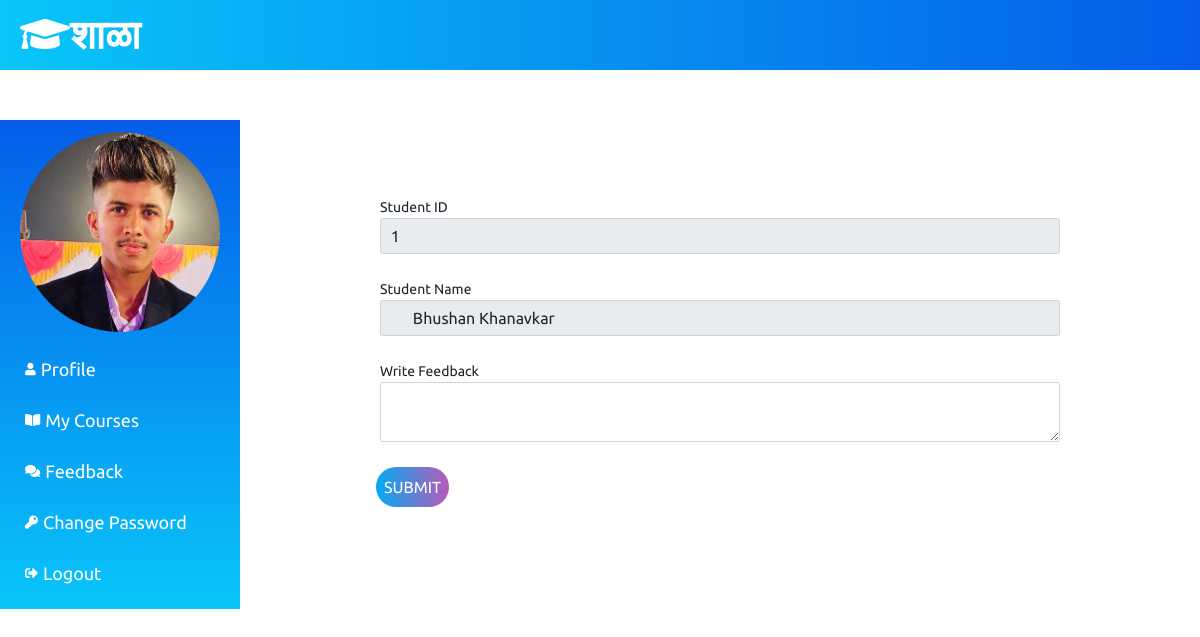
Page /Student/stuFeedback.php (signed in) on the committed database.
### tables this page shows
CREATE TABLE `student` (
  `stu_id` int(11) NOT NULL,
  `stu_name` varchar(255) NOT NULL,
  `stu_email` varchar(255) NOT NULL,
  `stu_pass` varchar(255) NOT NULL,
  `stu_occ` varchar(255) NOT NULL,
  `stu_img` text NOT NULL
);

### Student/stuFeedback.php (the view, shortened to what this page needs)
<?php
include('./Include/header.php');
include_once('../dbConnection.php');
 if(isset($_SESSION['is_login'])){
  $stuEmail = $_SESSION['stuLogEmail'];
 } else {
  echo "<script> location.href='../index.php'; </script>";
 }
 $sql = "SELECT * FROM student WHERE stu_email='$stuEmail'";
 $result = $conn->query($sql);
 if($result->num_rows == 1){
 $row = $result->fetch_assoc();
 $stuId = $row["stu_id"];
 $stuName = $row["stu_name"];
}
?>
<div class="stuContent">
    <div class="formContent">
      <form class="mx-5" method="POST" enctype="multipart/form-data">
       <div class="form-group">
        <label for="stuId">Student ID</label>
        <input type="text" class="form-control" id="stuId" name="stuId" value=" <?php if(isset($stuId)) {echo $stuId;} ?>" readonly>
       </div>
       <div class="form-group">
        <label for="stuName">Student Name</label>
        <input type="text" class="form-control" id="stu_name" name="stuId" value=" <?php if(isset($stuName)) {echo $stuName;} ?>" readonly>
       </div>
       <div class="form-group">
        <label for="course_desc">Write Feedback</label>
        <textarea class="form-control" id="f_content" name="f_content" row=2></textarea>
       </div>
       <button type="submit" class="signinbutton" name="submitFeedbackBtn">Submit</button>
      </form>
     </div>
</div>
</div>
<?php
include('./Include/footer.php');
?>

### Student/Include/header.php (shortened to what this page needs)
<?php
include_once('../dbConnection.php');
 if(isset($_SESSION['is_login'])){
  $stuLogEmail = $_SESSION['stuLogEmail'];
 }
 if(isset($stuLogEmail)){
  $sql = "SELECT stu_img FROM student WHERE stu_email = '$stuLogEmail'";
  $result = $conn->query($sql);
  $row = $result->fetch_assoc();
  $stu_img = $row['stu_img'];
 }
?>
<!DOCTYPE html>
<html lang="en">
<head>
        <link rel="stylesheet" href="stustyle.css">
        <link rel="stylesheet" href="https://cdn.jsdelivr.net/npm/@fortawesome/fontawesome-free@5.15.5/cssfontawesomemincss">
        <link rel="stylesheet" href="../css/bootstrap.min.css">
        <link rel="stylesheet" href="../css/all.min.css">
</head>
<body>
<div class="stuBrand">
  <a href="../index.php"><i class="fas fa-graduation-cap "></i>शाळा</a>
</div>
<div class="studentarea">
  <div class="stuSidebar">
    <nav>
      <ul>
        <li ">
         <img src="<?php echo $stu_img ?>" >
        </li>
        <li>
         <a class="" href="studentProfile.php"><i class="fas fa-user" style="padding-right:5px"></i>Profile</a>
        </li>
        <li>
         <a href="myCourse.php"><i class="fas fa-book-open" style="padding-right:5px"></i>My Courses</a>
        </li>
        <li>
         <a href="stuFeedback.php"><i class="fas fa-comments" style="padding-right:5px"></i>Feedback</a>
        </li>
        <li>
         <a href="stuChangePass.php"><i class="fas fa-key" style="padding-right:5px"></i>Change Password</a>
        </li>
        <li>
         <a href="../logout.php"><i class="fas fa-sign-out-alt" style="padding-right:5px"></i>Logout</a>
        </li>
      </ul>
    </nav>
  </div>

### Student/stustyle.css (style rules this page uses)
* { font-family: "Ubuntu", sans-serif; margin: 0; padding: 0; border: none; outline: none; text-decoration: none; }
html { overflow-x: hidden; font-size: 62.5%; }
.stuBrand { width: 100%; height: 70px; background: linear-gradient(to right, #09c6f9, #045de9); position: fixed; top: 0; overflow: hidden; display: flex; align-items: center; z-index: 1; }
.stuBrand a { text-decoration: none; font-size: 40px; font-weight: 900; padding-left: 20px; color: #fff; cursor: pointer; }
.studentarea { width: 100%; display: flex; margin-top: 70px; justify-content: center; align-items: center; flex-direction: row; }
.studentarea .stuSidebar { margin-top: 50px; position: sticky; width: 20%; display: flex; flex-direction: row; background: linear-gradient(#045de9, #09c6f9); }
.studentarea .stuContent { width: 80%; display: flex; }
.studentarea .stuSidebar ul { list-style: none; }
.studentarea .stuSidebar li { padding: 12px 0px; font-size: 18px; }
.studentarea .stuSidebar li img { width: 200px; height: 200px; border-radius: 50%; object-fit: cover; object-position: 0 0; }
.studentarea .stuSidebar li a { text-decoration: none; color: #fff; transition: all 0.5s ease-in; padding: 10px 5px; }
.studentarea .stuContent .formContent { width: 80%; margin-left: auto; margin-right: auto; margin-bottom: 0; padding: 10px 10px; }
.form-group { margin: 25px 4px; }
label { display: inline-block; font-size: 14px; }
.form-control { padding: 5px 6px !important; font-size: 16px !important; font-weight: normal; }
.signinbutton { margin-right: 13px !important; color: #fff; text-align: center; text-decoration: none; padding: 8px; text-transform: uppercase; font-size: 16px; background: linear-gradient(90deg, #03a9f4, #f441a5, #ffeb3b, #03a9f4); background-size: 400%; border-radius: 30px; position: relative; z-index: 1; }
.signinbutton::before { content: ""; position: absolute; top: -2px; left: -2px; bottom: -2px; right: -2px; z-index: -1; background: linear-gradient(90deg, #03a9f4, #f441a5, #ffeb3b, #03a9f4); background-size: 400%; border-radius: 35px; filter: blur(20px); opacity: 0; transition: 0.5s; }

### rows in the picture
student: stu_img (picture), stuId "1", stuId "Bhushan Khanavkar"
